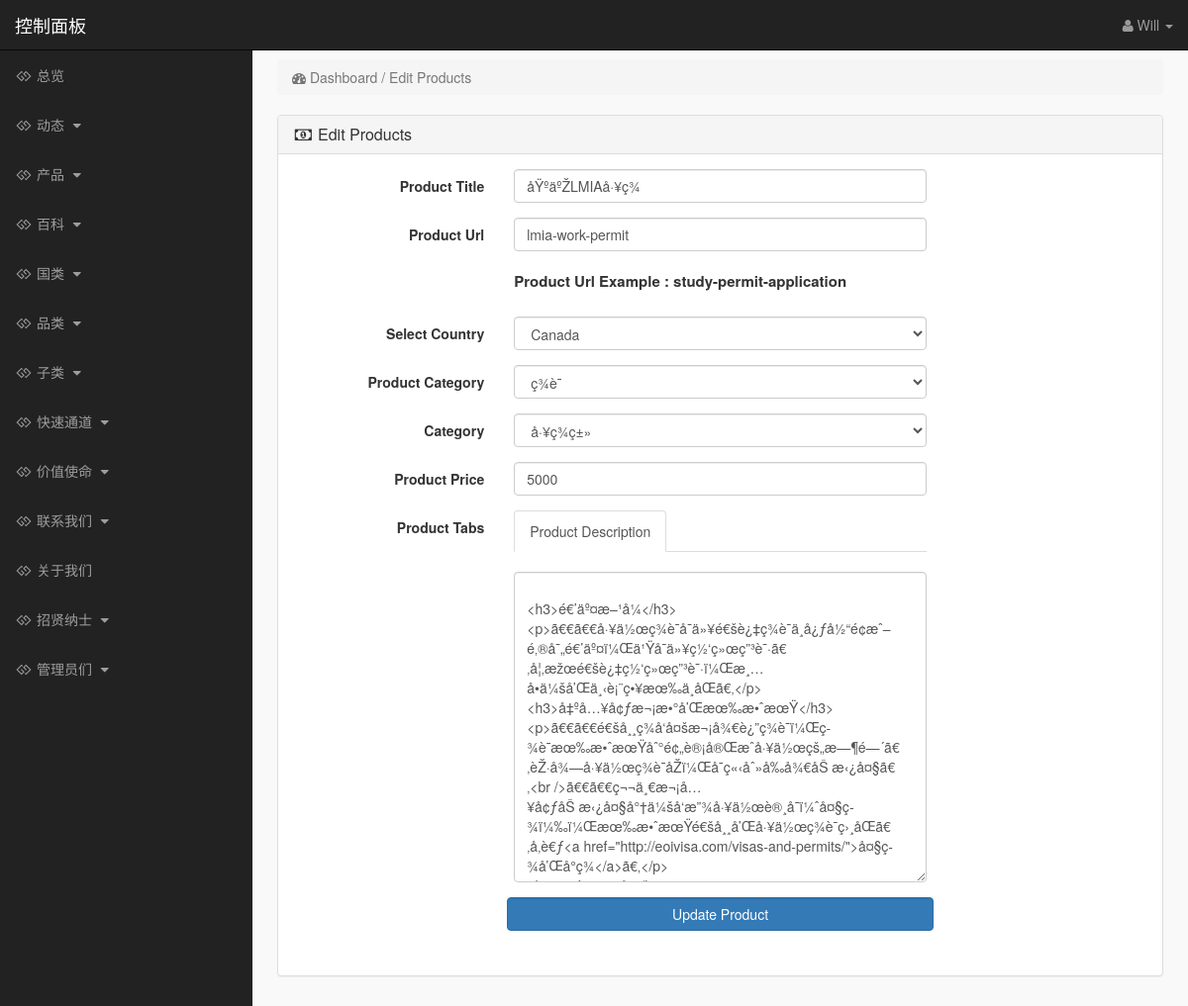
The page /admin_area/index.php?edit_product=38 (signed in) on the database as committed earlier.
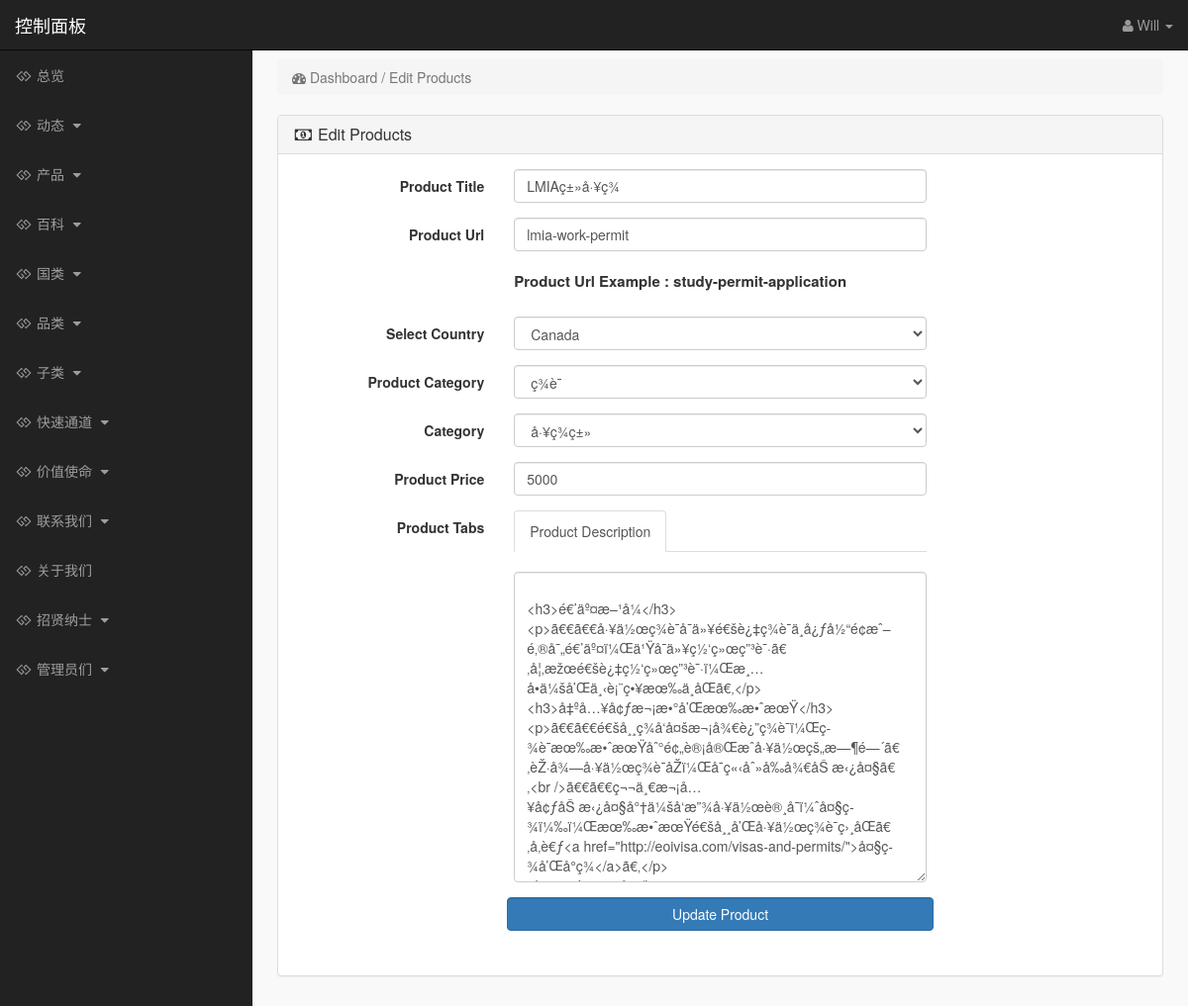
The same page on the database as committed later.
### tables this page shows
CREATE TABLE `products` (
  `product_id` int(10) NOT NULL,
  `p_cat_id` int(10) NOT NULL,
  `cat_id` int(10) NOT NULL,
  `manufacturer_id` int(10) NOT NULL,
  `date` timestamp NOT NULL DEFAULT CURRENT_TIMESTAMP ON UPDATE CURRENT_TIMESTAMP,
  `product_title` text NOT NULL,
  `product_url` text NOT NULL,
  `product_img1` text NOT NULL,
  `product_img2` text NOT NULL,
  `product_img3` text NOT NULL,
  `product_price` int(10) NOT NULL,
  `product_psp_price` int(100) NOT NULL,
  `product_desc` text NOT NULL,
  `product_features` text NOT NULL,
  `product_video` text NOT NULL,
  `product_keywords` text NOT NULL,
  `product_label` text NOT NULL,
  `status` varchar(255) NOT NULL
);

### admin_area/edit_product.php (the view, shortened to what the changed rows need)
<?php
if (!isset($_SESSION['admin_email'])) {
    echo "<script>window.open('login.php','_self')</script>";
} else {
    ?>
    <?php
    if (isset($_GET['edit_product'])) {
        $edit_id = $_GET['edit_product'];
        $get_p = "select * from products where product_id='$edit_id'";
        $run_edit = mysqli_query($con, $get_p);
        $row_edit = mysqli_fetch_array($run_edit);
        $p_title = $row_edit['product_title'];
        $p_cat = $row_edit['p_cat_id'];
        $cat = $row_edit['cat_id'];
        $p_price = $row_edit['product_price'];
        $p_desc = $row_edit['product_desc'];
        $p_url = $row_edit['product_url'];
    }
    $get_p_cat = "select * from product_categories where p_cat_id='$p_cat'";
    $run_p_cat = mysqli_query($con, $get_p_cat);
    $row_p_cat = mysqli_fetch_array($run_p_cat);
    $p_cat_title = $row_p_cat['p_cat_title'];
    $get_cat = "select * from categories where cat_id='$cat'";
    $run_cat = mysqli_query($con, $get_cat);
    $row_cat = mysqli_fetch_array($run_cat);
    $cat_title = $row_cat['cat_title'];
    ?>
    <!DOCTYPE html>
    <html>
    <head>
    </head>
    <body>
    <div class="row">
        <div class="col-lg-12">
            <ol class="breadcrumb">
                <li class="active">
                    <i class="fa fa-dashboard"> </i> Dashboard / Edit Products
                </li>
            </ol>
        </div>
    </div>
    <div class="row">
        <div class="col-lg-12">
            <div class="panel panel-default">
                <div class="panel-heading">
                    <h3 class="panel-title">
                        <i class="fa fa-money fa-fw"></i> Edit Products
                    </h3>
                </div>
                <div class="panel-body">
                    <form class="form-horizontal" method="post" enctype="multipart/form-data">
                        <div class="form-group">
                            <label class="col-md-3 control-label"> Product Title </label>
                            <div class="col-md-6">
                                <input type="text" name="product_title" class="form-control" required
                                       value="<?php echo $p_title; ?>">
                            </div>
                        </div>
                        <div class="form-group">
                            <label class="col-md-3 control-label"> Product Url </label>
                            <div class="col-md-6">
                                <input type="text" name="product_url" class="form-control" required
                                       value="<?php echo $p_url; ?>">
                                <br>
                                <p style="font-size:15px; font-weight:bold;">
                                    Product Url Example : study-permit-application
                                </p>
                            </div>
                        </div>
                        <div class="form-group">
                            <label class="col-md-3 control-label"> Select Country </label>
                            <div class="col-md-6">
                                <select name="manufacturer" class="form-control">
                                    <?php
                                    $get_manufacturer = "select * from manufacturers";
                                    $run_manufacturer = mysqli_query($con, $get_manufacturer);
                                    while ($row_manfacturer = mysqli_fetch_array($run_manufacturer)) {
                                        $manufacturer_id = $row_manfacturer['manufacturer_id'];
                                        $manufacturer_title = $row_manfacturer['manufacturer_title'];
                                        echo "
<option value='$manufacturer_id'>
$manufacturer_title
</option>
";
                                    }
                                    ?>
                                </select>
                            </div>
                        </div>
                        <div class="form-group">
                            <label class="col-md-3 control-label"> Product Category </label>
                            <div class="col-md-6">
                                <select name="product_cat" class="form-control">
                                    <option value="<?php echo $p_cat; ?>" >
                                        <?php
                                        echo $p_cat_title;
                                        ?>
                                    </option>
                                </select>
                            </div>
                        </div>
                        <div class="form-group">
                            <label class="col-md-3 control-label"> Category </label>
                            <div class="col-md-6">
                                <select name="cat" class="form-control">
                                    <option value="<?php echo $cat;?>"> <?php echo $cat_title; ?> </option>
                                </select>
                            </div>
                        </div>
                        <div class="form-group">
                            <label class="col-md-3 control-label"> Product Price </label>
                            <div class="col-md-6">
                                <input type="text" name="product_price" class="form-control"
                                       value="<?php echo $p_price; ?>">
                            </div>
                        </div>
                        <div class="form-group">
                            <label class="col-md-3 control-label"> Product Tabs </label>
                            <div class="col-md-6">
                                <ul class="nav nav-tabs">
                                    <li class="active">
                                        <a data-toggle="tab" href="#description"> Product Description </a>
                                    </li>
                                </ul>
                                <div class="tab-content">
                                    <div id="description" class="tab-pane fade in active">
                                        <br>
                                        <textarea name="product_desc" class="form-control" rows="15" id="product_desc">
<?php echo $p_desc; ?>
</textarea>
                                    </div>
                                </div>
                            </div>
                        </div>
                        <div class="form-group">
                        <div class="form-group">
                            <label class="col-md-3 control-label"></label>
                            <div class="col-md-6">
                                <input type="submit" name="update" value="Update Product"
                                       class="btn btn-primary form-control">
                            </div>
                        </div>
                    </form>
                </div>
            </div>
        </div>
    </div>
    </body>
    </html>
<?php } ?>

Rows that differ between the two databases and show on the page:
changed products "lmia-work-permit": product_title "åŸºäºŽLMIAå·¥ç­¾" → "LMIAç±»å·¥ç­¾"
